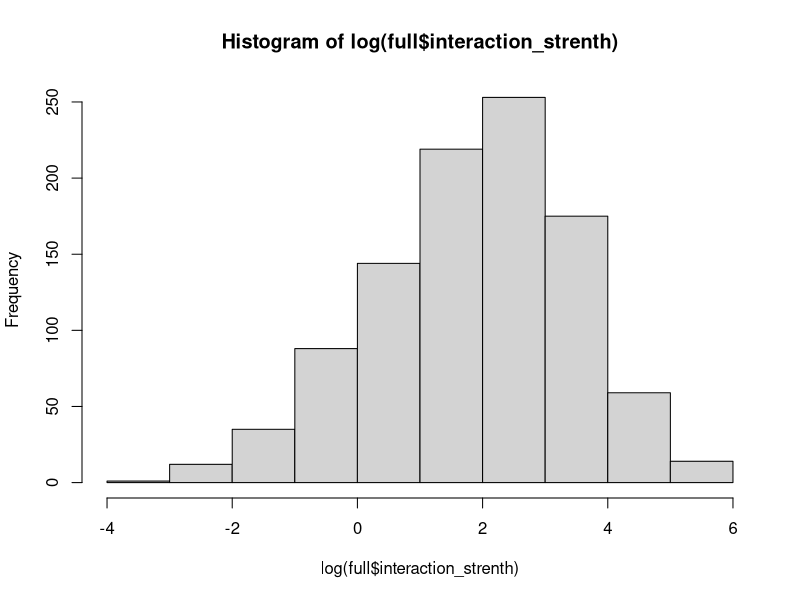
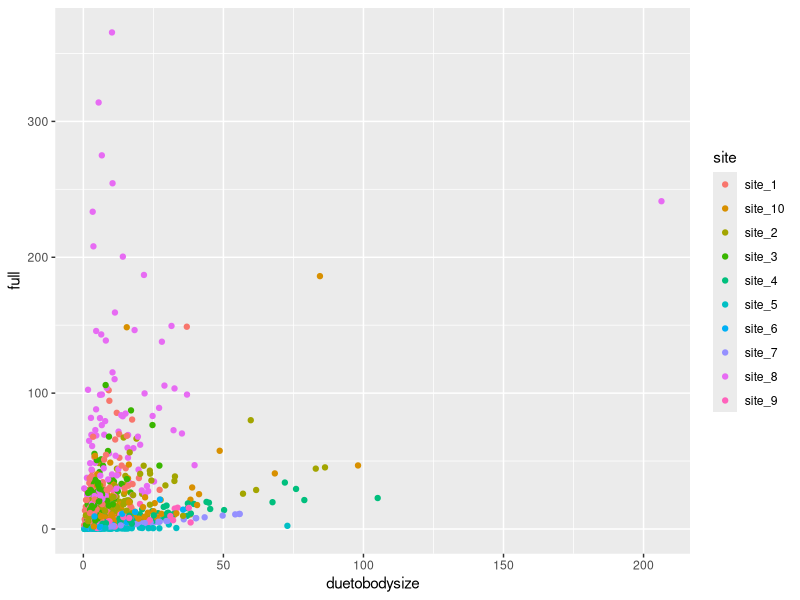
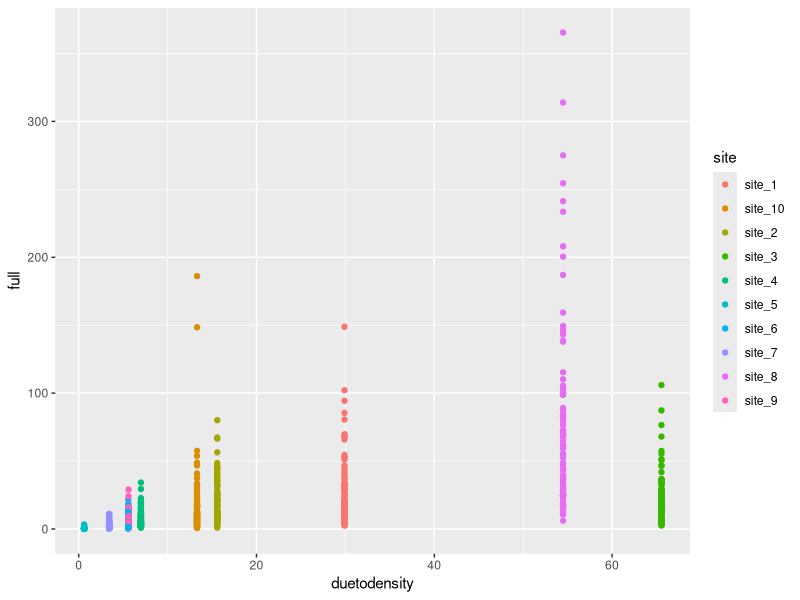
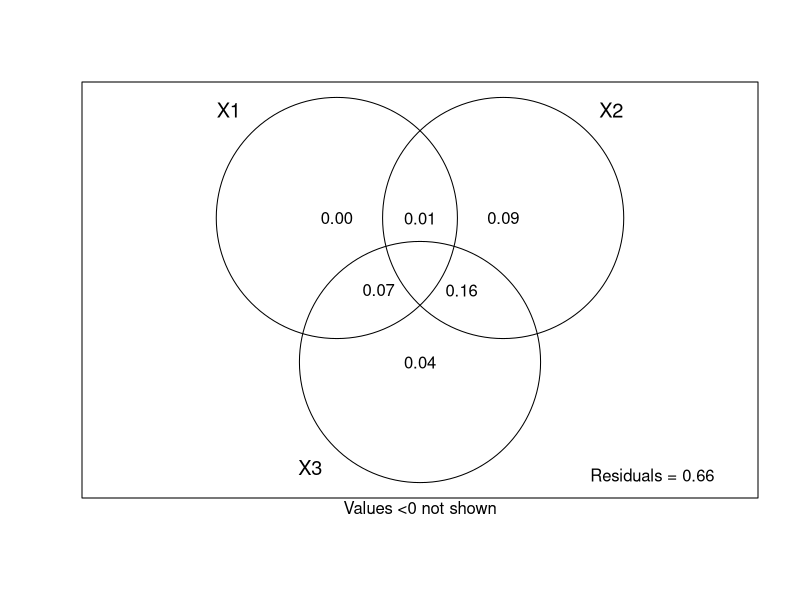

Write the R code that produced these figures, in order.
library(tidyverse)

set.seed(10001)
#set.seed(10)

# Build example code to ask for help 

nsites <- 10
ndraws <- 100 # number of draws from the body size distribution of predators and prey

# estimate size distributions for each site, where the mean size differs between sites

pred.size <- matrix(ncol = nsites, nrow = ndraws)
prey.size <- matrix(ncol = nsites, nrow = ndraws)

# To emulate the behavior in my data, I allow the mean body size to differ between sites and crank down the within site variation in body size to almost zero. 

mean.pred.size <- runif(n = nsites, min = 4, max = 7)
mean.prey.size <- runif(n = nsites, min = 0.5, max = 1.5)

for(i in 1:nsites){
  pred.size[,i] <- rlnorm(n = ndraws, meanlog = mean.pred.size[i], sd = 1)
  prey.size[,i] <- rlnorm(n = ndraws, meanlog = mean.prey.size[i], sd = 1)
}
# 
# pred.density <- rnorm(n = nsites, mean = 1, sd = 0.5)^2
# prey.density <- rnorm(n = nsites, mean = 5, sd = 0.5)^2

# If the technique works that I should be able to eliminate variation in body size in the "real" data, crank up between site variation in density, and then show that most of the variation is due to density not body size.
# for(i in 1:nsites){
#   pred.size[,i] <- rlnorm(n = ndraws, mean = runif(n = nsites, min = 4, max = 4), sd = 1)
#   prey.size[,i] <- rlnorm(n = ndraws, mean = runif(n = nsites, min = 0.5, max = 0.5), sd = 1)
# }

# estimate the density of predators and prey for each site, where

pred.density <- rnorm(n = nsites, mean = 0.1, sd = 1)^2
prey.density <- rnorm(n = nsites, mean = 0.1, sd = 1)^2


# Build some empty vectors 
out <- matrix(nrow = ndraws, ncol = nsites)
mat.a <- matrix(nrow = ndraws, ncol = nsites)
mat.h <- matrix(nrow = ndraws, ncol = nsites)

# Parameter values
a0. = 1
h0. = 1
beta1a. = 0.75
beta2a. = 0.75
beta1h. = -0.75
beta2h. = 0.5


# Simulate interaction strengths for each site
  # This equation is the same that I use in the paper. Here I have set the parameter values to parameter values expected from theory for simplicity.
for(i in 1:nsites){
  for(j in 1:ndraws){
    mat.a[j,i] <- exp(a0. + beta1a.*log(pred.size[j,i]) + beta2a.*log(prey.size[j,i]))
    mat.h[j,i] <- exp(h0. + beta1h.*log(pred.size[j,i]) + beta2h.*log(prey.size[j,i]))

    out[j,i] <- mat.a[j,i]*pred.density[i]*prey.density[i] / (1 + mat.a[j,i]*mat.h[j,i]*prey.density[i])
  }
}

# Clean up the data a bit
full <- data.frame(out)
names(full) <- paste("site", 1:10, sep = "_")
full <- full %>% pivot_longer(cols = site_1:site_10, names_to = "site", values_to = "interaction_strenth")

hist(log(full$interaction_strenth))

# So my main question is: 
  # HOW WOULD YOU PARTITION VARIATION DUE TO BODY SIZE (i.e. the combined variation due to both variation in predator size and prey size) AND DENSITY? 


#-------------------------------------------------------------------
## Strategy two
#-------------------------------------------------------------------
  
# The second strategy that I came up with is based on regression. Linear regression measures the variation in the data explained by the predictors. So at least in theory, if I set the simulation that includes both sources of variation as my response variable and then predict the full model using the results of a simulation that isolates variation due to body size then I should be able to use the R2 as a measure of variance explained by body size/density. 

    # Estimate the interactions if density was the same across all sites
    
    out <- matrix(nrow = ndraws, ncol = nsites)
    mat.a <- matrix(nrow = ndraws, ncol = nsites)
    mat.h <- matrix(nrow = ndraws, ncol = nsites)
    for(i in 1:nsites){
      for(j in 1:ndraws){
        mat.a[j,i] <- exp(a0. + beta1a.*log(pred.size[j,i]) + beta2a.*log(prey.size[j,i]))
        mat.h[j,i] <- exp(h0. + beta1h.*log(pred.size[j,i]) + beta2h.*log(prey.size[j,i]))
        
        out[j,i] <- mat.a[j,i]*max(pred.density)*min(prey.density) / (1 + mat.a[j,i]*mat.h[j,i]*min(prey.density))
      }
    }
    
    duetobodysize <- data.frame(out)
    names(duetobodysize) <- paste("site", 1:10, sep = "_")
    duetobodysize <- duetobodysize %>% pivot_longer(cols = site_1:site_10, names_to = "site", values_to = "interaction_strenth")
    
    # Estimate the interactions if body size was the same across all sites, as if every individual was the same size, and that size was the regional average.
    
      # Build a matrix of individuals by site that are all the same average size
    
    pred.size.mean <- matrix(ncol = nsites, nrow = ndraws)
    prey.size.mean <- matrix(ncol = nsites, nrow = ndraws)

    for(i in 1:nsites){
      pred.size.mean[,i] <- rep(mean(pred.size), ndraws)
      prey.size.mean[,i] <- rep(mean(prey.size), ndraws)
    }
    
    out <- matrix(nrow = ndraws, ncol = nsites)
    mat.a <- matrix(nrow = ndraws, ncol = nsites)
    mat.h <- matrix(nrow = ndraws, ncol = nsites)
    for(i in 1:nsites){
      for(j in 1:ndraws){
        mat.a[j,i] <- exp(a0. + beta1a.*log(pred.size.mean[j,i]) + beta2a.*log(prey.size.mean[j,i]))
        mat.h[j,i] <- exp(h0. + beta1h.*log(pred.size.mean[j,i]) + beta2h.*log(prey.size.mean[j,i]))
        
        out[j,i] <- mat.a[j,i]*pred.density[i]*prey.density[i] / (1 + mat.a[j,i]*mat.h[j,i]*prey.density[i])
      }
    }
    
    duetodensity <- data.frame(out)
    names(duetodensity) <- paste("site", 1:10, sep = "_")
    duetodensity <- duetodensity %>% pivot_longer(cols = site_1:site_10, names_to = "site", values_to = "interaction_strenth")
    
    # Partition the variance using linear regression techniques based on the different simulations.

df <- data.frame(site = full$site, full = full$interaction_strenth, duetobodysize = duetobodysize$interaction_strenth, duetodensity = duetodensity$interaction_strenth)

ggplot(df, aes(y = full, x = duetobodysize))+
  geom_point(aes(color = site))

ggplot(df, aes(y = full, x = duetodensity))+
  geom_point(aes(color = site))

summary(lm(full ~ duetobodysize, df))
summary(lm(full~ duetodensity, df))

summary(lm(full~duetobodysize * duetodensity, df))



lm.full <- lm(full~duetobodysize * duetodensity, df)
lm.1 <- lm(full~duetobodysize, df)
lm.2 <- lm(full~duetodensity, df)
anova(lm.full, lm.1, lm.2)
anova(lm.full)

summary(lm.full)$r.squared
summary(lm.1)$r.squared
summary(lm.2)$r.squared

temp <- vegan::varpart(df$full, df$duetobodysize, df$duetodensity, df$duetobodysize * df$duetodensity)


plot(temp)











#block




























#-------------------------------------------------------------------
## Strategy one
#-------------------------------------------------------------------

# The first strategy that I have used is essential to estimate the variance in the full simulation and compare that variance to the variance from reduced simulations that fix body size and density respectively at the mean across sites. My idea here is that there can only be variation due to body size or denisty in these simulations therefore variance due to body size + variance due to density = total variance. For example: 

# First estimate the interactions if body size was the same across all sites
mat.a <- vector()
mat.h <- vector()
out <- vector()

# Fix the body size to the mean across sites
for(i in 1:nsites){
  mat.a[i] <- exp(a0. + beta1a.*log(mean(pred.size[i])) + beta2a.*log(mean(prey.size[i])))
  mat.h[i] <- exp(h0. + beta1h.*log(mean(pred.size[i])) + beta2h.*log(mean(prey.size[i])))
  
  out[i] <- mat.a[i]*pred.density[i]*prey.density[i] / (1 + mat.a[i]*mat.h[i]*prey.density[i])
}

duetodensity <- out
# Then estimate the interactions if density was the same across all sites

out <- matrix(nrow = ndraws, ncol = nsites)
mat.a <- matrix(nrow = ndraws, ncol = nsites)
mat.h <- matrix(nrow = ndraws, ncol = nsites)
for(i in 1:nsites){
  for(j in 1:ndraws){
    mat.a[j,i] <- exp(a0. + beta1a.*log(pred.size[j,i]) + beta2a.*log(prey.size[j,i]))
    mat.h[j,i] <- exp(h0. + beta1h.*log(pred.size[j,i]) + beta2h.*log(prey.size[j,i]))
    
    out[j,i] <- mat.a[j,i]*mean(pred.density)*mean(prey.density) / (1 + mat.a[j,i]*mat.h[j,i]*mean(prey.density))
  }
}

duetobodysize <- data.frame(out)
names(duetobodysize) <- paste("site", 1:10, sep = "_")
duetobodysize <- duetobodysize %>% pivot_longer(cols = site_1:site_10, names_to = "site", values_to = "interaction_strenth")

# Then partition the variance.

var_duetodensity = var(duetodensity)
var_duetobodysize = var(duetobodysize$interaction_strenth)
var_total = var(full$interaction_strenth)

var_duetodensity / var_total
var_duetobodysize / var_total # Obviously, something isn't correct with this method. How can variance increase, if I have reduced the sources of variation going into the simulation? Similarly, if you remove the set.seed at line 3 in this code, you will get a totally different answer with each run of the code.

# Check it
var_duetodensity / var_total + var_duetobodysize / var_total

